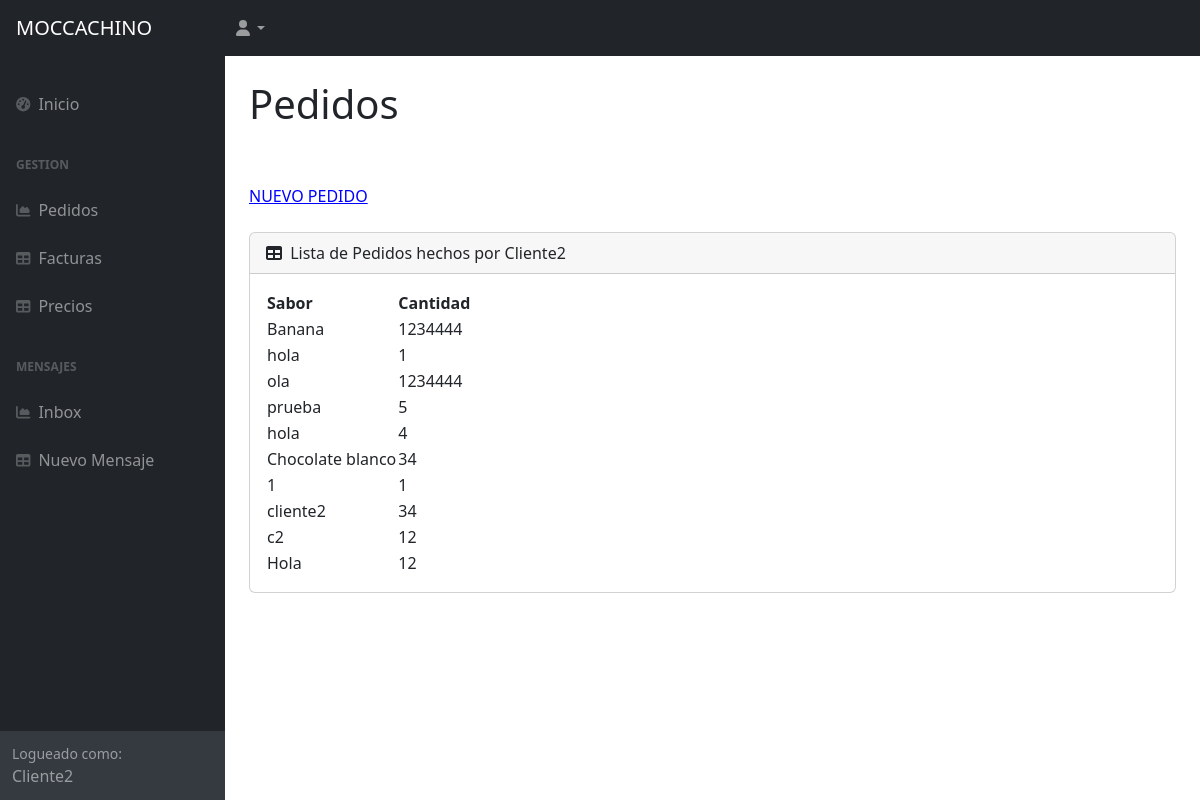
Before: /AppClientes/pedidos_por_cliente/ (signed in) with the older database file.
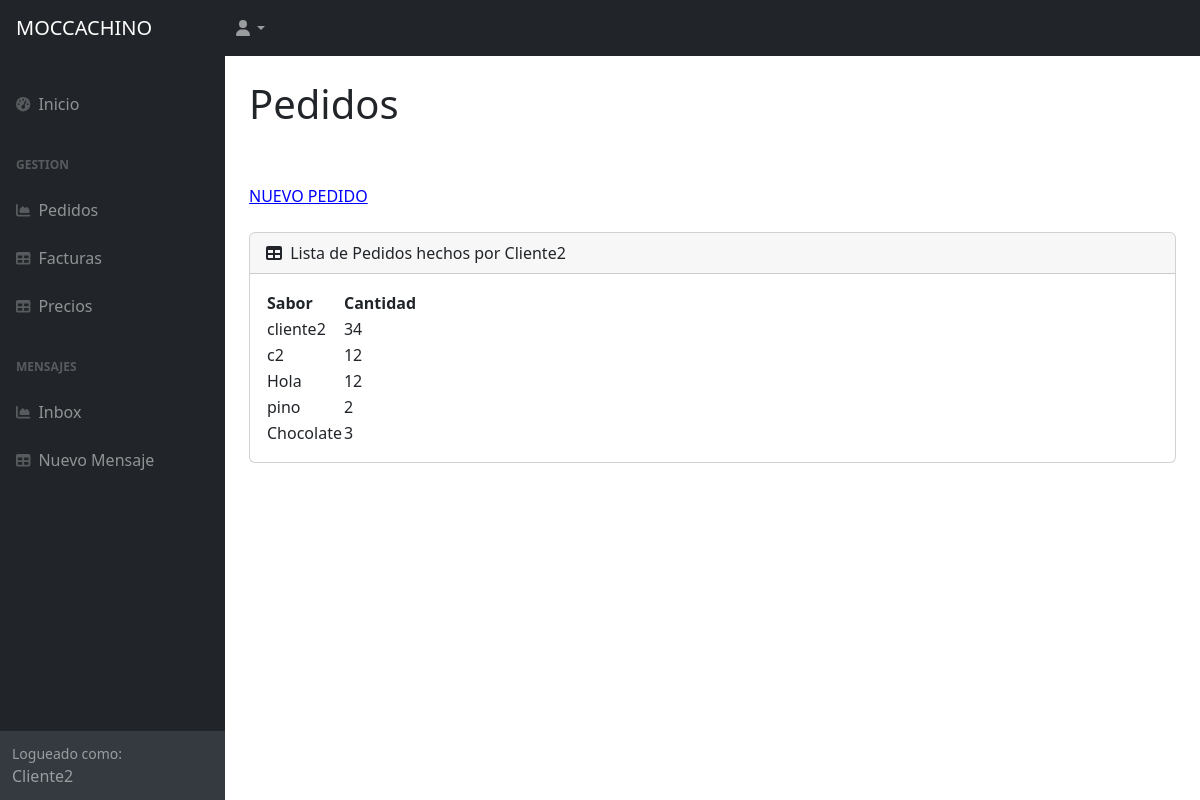
After: the same page with the newer database file.
### AppClientes/models.py (models this page shows, shortened)
class Pedido(models.Model):
    sabor=models.CharField(max_length=50)
    cantidad=models.IntegerField()
    cliente = models.ForeignKey(User, on_delete=models.SET_NULL, null=True, blank=True)

### AppClientes/views.py (the view)
# urls.py: path('pedidos_por_cliente/', vista_super, name="pedidos_por_cliente"),
@login_required
def vista_super (request):
    if request.user.is_superuser:
        pedidos = Pedido.objects.all()
        context= {"pedidos": pedidos}
        return render(request, "AppClientes/pedidos.html", context)
    else:
        varCliente = request.user
        pedidos = Pedido.objects.filter(cliente=varCliente)
        context= {"pedidos": pedidos}
        return render(request, "AppClientes/pedidos_por_cliente.html", context)

### AppClientes/templates/AppClientes/pedidos_por_cliente.html
{% extends 'AppClientes/padre.html' %}
{% load static %}
            {% block contenido %}
            <div id="layoutSidenav_content">
                <main>
                    <div class="container-fluid px-4">
                        <h1 class="mt-4">Pedidos</h1>
                        <br>
                        <br>
                            <a style="color: blue;" href="{% url 'pedidosagregar' %}">NUEVO PEDIDO</a>
                            <br>
                            <br>
                        <div class="card mb-4">
                            <div class="card-header">
                                <i class="fas fa-table me-1"></i>
                                Lista de Pedidos hechos por {{ user }}
                            </div>
                            <div class="card-body">
                                <table id="datatablesSimple">
                                    <thead>
                                        <tr>
                                            <th>Sabor</th>
                                            <th>Cantidad</th>
                                        </tr>
                                    </thead>
                                    <tbody>
                                        {% for pedido in pedidos %}
                                        <tr>
                                            <td>{{ pedido.sabor }}</td>
                                            <td>{{ pedido.cantidad }}</td>
                                        </tr>
                                        {% endfor %}
                                    </tbody>
                                </table>
                            </div>
                        </div>
                    </div>
                </main>
                {% endblock %}

Changed rows visible on the page:
removed Pedido: sabor "Banana", cantidad "1234444"
removed Pedido: sabor "hola", cantidad "1"
removed Pedido: sabor "ola", cantidad "1234444"
removed Pedido: sabor "prueba", cantidad "5"
removed Pedido: sabor "hola", cantidad "4"
removed Pedido: sabor "Chocolate blanco", cantidad "34"
removed Pedido: sabor "1", cantidad "1"
added Pedido: sabor "pino", cantidad "2"
added Pedido: sabor "Chocolate", cantidad "3"
